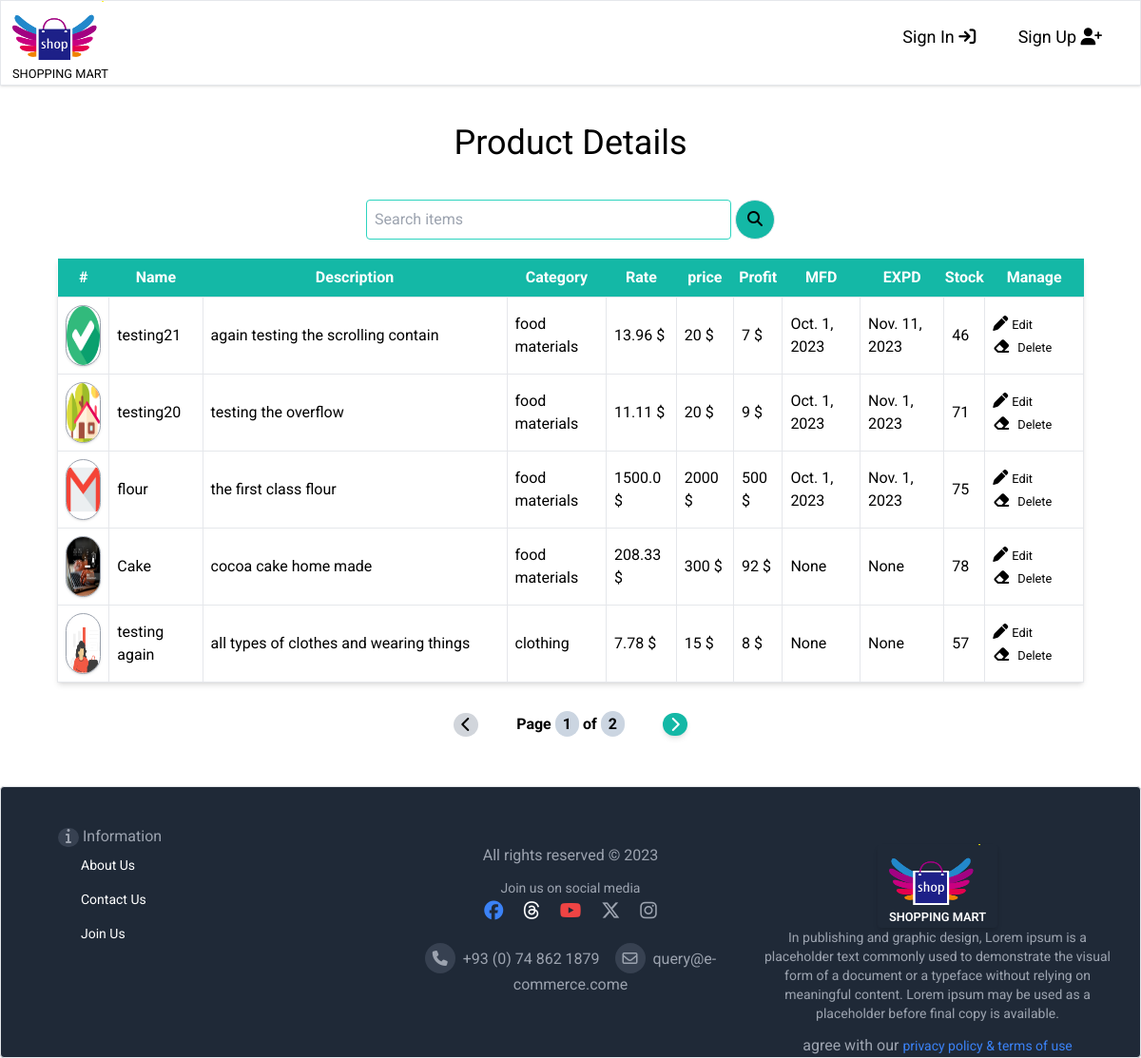
The app's page /store/product/, older data.
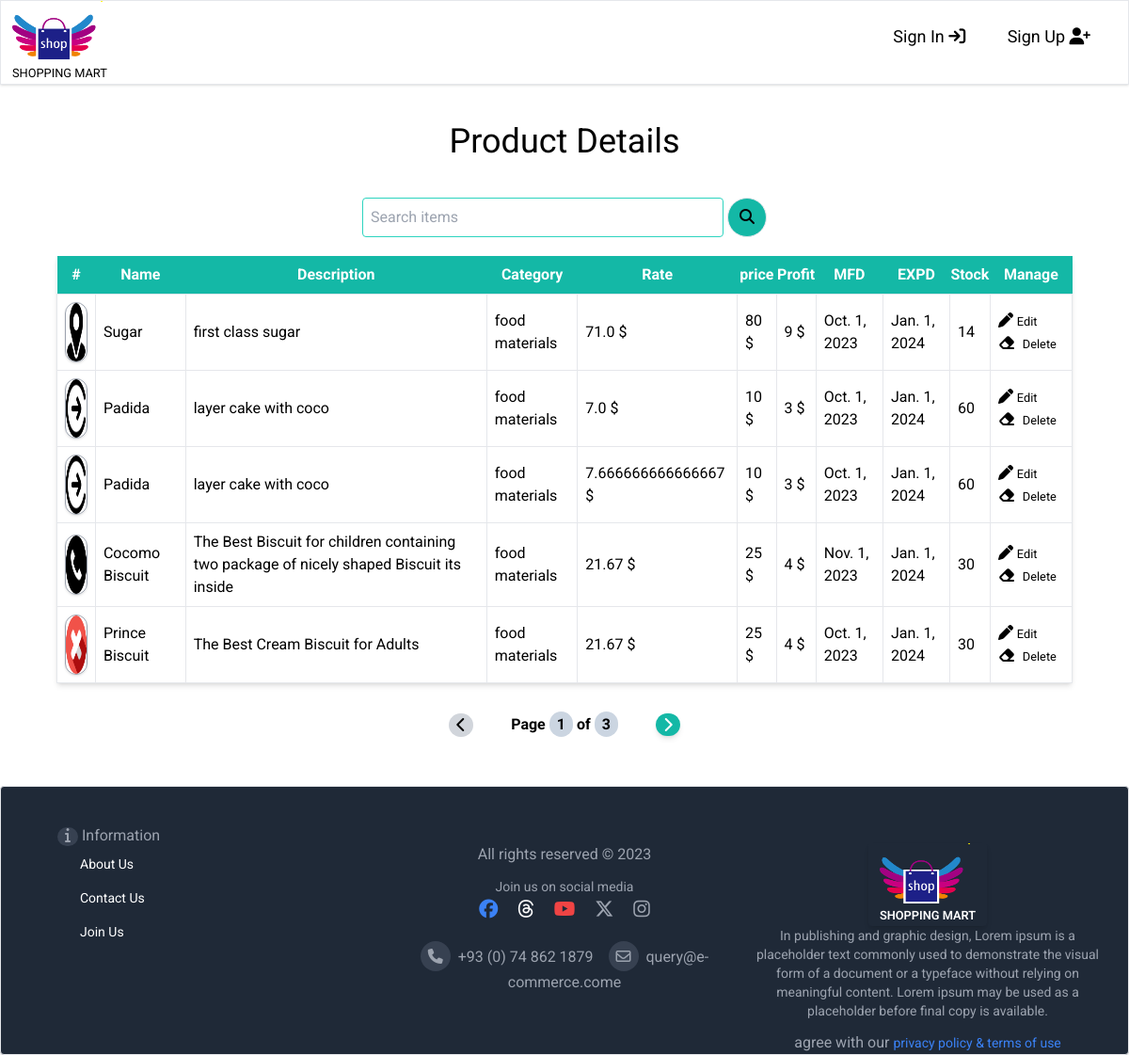
The same page, newer data.
### store/models.py (models this page shows, shortened)
class Product(models.Model):
    category = models.ForeignKey(Category, on_delete=models.CASCADE)
    name = models.CharField(max_length=100)
    description = models.CharField(max_length=200)
    price = models.IntegerField(default=0)
    bulk_price = models.IntegerField(default=0)
    quantity = models.IntegerField(default=0)
    rate = models.FloatField(default=0)
    mfd = models.DateField(null=True, blank=True)
    expd = models.DateField(null=True, blank=True)
    profit = models.IntegerField(default=0)
    stock = models.IntegerField(default=0)
    packet = models.IntegerField(default=0)
    image = models.ImageField(default='default.jpg', upload_to='item_images')

class Category(models.Model):
    name = models.CharField(max_length=50)
    description = models.CharField(max_length=200)
    def __str__(self):
        return self.name

### store/views.py (the view)
# urls.py: path('product/', views.product, name='product'),
def product(request):
    if request.method == 'POST':
        id = request.POST['getid']
        Product.objects.filter(id=id).delete()
        messages.success(request, "Item Deleted Successfully !")
    product = Product.objects.all().order_by('-id')
    p = Paginator(product, 5)
    page_number = request.GET.get('page')
    try:
        page_obj = p.get_page(page_number)
    except PageNotAnInteger:
        page_obj = p.page(1)
    except EmptyPage:
        page_obj = p.page(p.num_pages)
    context = {'page_obj':page_obj,'flag':'list'}
    return render(request, 'product.html', context)

### store/templates/product.html (shortened to what the changed rows need)
{% extends 'main/base.html' %}
{% load static %}
{% block content %}
<div class="relative">
    <div class="main-content mx-10">
             <div class="grid lg:grid-row-2 m-5">
                <div class="">
                    <h1 class="text-center text-4xl m-5">
                        Product Details
                    </h1>
                </div>
                <div>
                <table class="table-auto w-full shadow-md">
                    <thead class="bg-teal-500 text-white text-start">
                        <th class="py-2">#</th>
                        <th class="py-2">Name</th>
                        <th class="py-2">Description</th>
                        <th class="py-2">Category</th>
                        <th class="py-2">Rate</th>
                        <th class="py-2">price</th>
                        <th class="py-2">Profit</th>
                        <th class="py-2">MFD</th>
                        <th class="py-2">EXPD</th>
                        <th class="py-2">Stock</th>
                        <th class="py-2">Manage</th>
                    </thead>
                    <tbody>
                        {% for item in page_obj.object_list %}
                            <tr class="border hover:bg-gray-100 cursor-pointer hover:font-semiboldtransition duration-500 ease-in-out">
                            <td class="p-2 border "><img src="{{item.image.url}}" class="w-16 h-16 rounded-full shadow border border-gray-400" alt=""></td>
                            <td class="p-2 border ">{{item.name}}</td>
                            <td class="p-2 border w-80">{{item.description}}</td>
                            <td class="p-2 border ">{{item.category}}</td>
                            <td class="p-2 border ">{{item.rate}} $</td>
                            <td class="p-2 border ">{{item.price}} $</td>
                            <td class="p-2 border ">{{item.profit}} $</td>
                            <td class="p-2 border ">{{item.mfd}}</td>
                            <td class="p-2 border ">{{item.expd}}</td>
                            <td class="p-2 border ">{{item.stock}}</td>
                            <td class="p-2">
                                <a href="{% url 'store:update_product' item.id %}" class="inline-block mr-3 hover:text-teal-600"><i class="fa-solid fa-pen"></i>&nbsp;<small class="hover:font-bold">Edit</small></a>
                                <a class="inline-block btn-delete hover:text-red-600" data-stateName="{{item.id}}">
                                    <i class="fa-solid fa-eraser"></i>&nbsp;
                                    <small class="hover:font-bold">Delete</small>
                                </a>
                            </td>
                            </tr>
                        {% endfor %}
                    </tbody>
                </table>
                <div class="flex justify-center my-5 py-3">
                    <span class="font-bold mx-10">Page
                        <span class="bg-slate-300 text-dark rounded-full px-2 py-1">{{page_obj.number}}</span> of
                        <span class="bg-slate-300 text-dark rounded-full px-2 py-1">{{page_obj.paginator.num_pages}}</span>
                    </span>
                </div>
            </div>
    </div>
</div>
{% endblock content %}

Row changes from the older to the newer data that the page shows:
no longer on this page (row unchanged): Product: image (picture), name "testing21", description "again testing the scrolling contain", category "food materials", rate "13.96", price "20", profit "7", mfd "Oct. 1, 2023", expd "Nov. 11, 2023", stock "46"
no longer on this page (row unchanged): Product: image (picture), name "testing20", description "testing the overflow", category "food materials", rate "11.11", price "20", profit "9", mfd "Oct. 1, 2023", expd "Nov. 1, 2023", stock "71"
no longer on this page (row unchanged): Product: image (picture), name "flour", description "the first class flour", category "food materials", rate "1500.0", price "2000", profit "500", mfd "Oct. 1, 2023", expd "Nov. 1, 2023", stock "75"
no longer on this page (row unchanged): Product: image (picture), name "Cake", description "cocoa cake home made", category "food materials", rate "208.33", price "300", profit "92", mfd "None", expd "None", stock "78"
no longer on this page (row unchanged): Product: image (picture), name "testing again", description "all types of clothes and wearing things", category "clothing", rate "7.78", price "15", profit "8", mfd "None", expd "None", stock "57"
added Product: image (picture), name "Sugar", description "first class sugar", category "food materials", rate "71.0", price "80", profit "9", mfd "Oct. 1, 2023", expd "Jan. 1, 2024", stock "14"
added Product: image (picture), name "Padida", description "layer cake with coco", category "food materials", rate "7.0", price "10", profit "3", mfd "Oct. 1, 2023", expd "Jan. 1, 2024", stock "60"
added Product: image (picture), name "Padida", description "layer cake with coco", category "food materials", rate "7.666666666666667", price "10", profit "3", mfd "Oct. 1, 2023", expd "Jan. 1, 2024", stock "60"
added Product: image (picture), name "Cocomo Biscuit", description "The Best Biscuit for children containing two package of nicely shaped Biscuit its inside", category "food materials", rate "21.67", price "25", profit "4", mfd "Nov. 1, 2023", expd "Jan. 1, 2024", stock "30"
added Product: image (picture), name "Prince Biscuit", description "The Best Cream Biscuit for Adults", category "food materials", rate "21.67", price "25", profit "4", mfd "Oct. 1, 2023", expd "Jan. 1, 2024", stock "30"
Text that changed along with them:
{{ page_obj.paginator.num_pages }}: "2" → "3"
